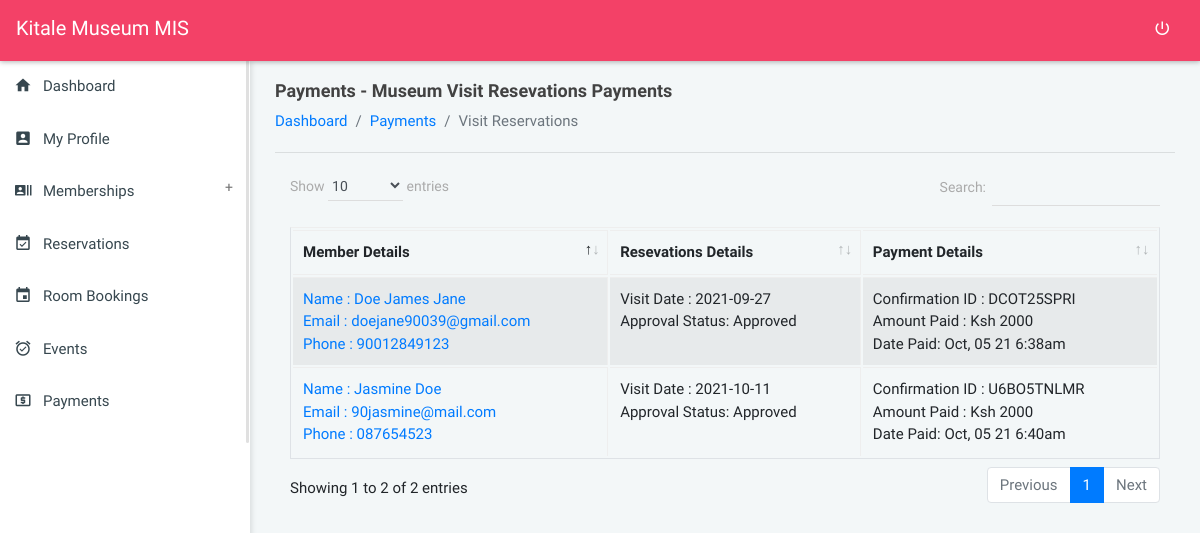
The app's page /modules_payments_resevations.php (signed in) with its own data.
### tables this page shows
CREATE TABLE `settings` (
  `id` int(20) NOT NULL,
  `name` longtext DEFAULT NULL,
  `tagline` longtext DEFAULT NULL,
  `logo` longtext DEFAULT NULL,
  `mailer_host` varchar(200) DEFAULT NULL,
  `mailer_username` varchar(200) DEFAULT NULL,
  `mailer_from_email` varchar(200) DEFAULT NULL,
  `mailer_password` varchar(200) DEFAULT NULL
);

CREATE TABLE `payments` (
  `payment_id` varchar(200) NOT NULL,
  `payment_user_id` varchar(200) NOT NULL,
  `payment_amount` varchar(200) NOT NULL,
  `payment_confirmation_code` varchar(200) NOT NULL,
  `payment_service_paid_id` varchar(200) NOT NULL,
  `payment_created_at` timestamp(6) NOT NULL DEFAULT current_timestamp(6) ON UPDATE current_timestamp(6)
);

CREATE TABLE `users` (
  `user_id` varchar(200) NOT NULL,
  `user_name` varchar(200) DEFAULT NULL,
  `user_phone` varchar(200) DEFAULT NULL,
  `user_idno` varchar(200) DEFAULT NULL,
  `user_email` varchar(200) DEFAULT NULL,
  `user_password` varchar(200) DEFAULT NULL,
  `user_profile_pic` varchar(200) DEFAULT NULL,
  `user_access_level` varchar(200) DEFAULT NULL,
  `user_created_on` varchar(200) DEFAULT NULL
);

CREATE TABLE `reservations` (
  `reservation_id` varchar(200) NOT NULL,
  `reservation_user_id` varchar(200) DEFAULT NULL,
  `reservation_date` varchar(200) DEFAULT NULL,
  `reservation_details` longtext DEFAULT NULL,
  `reservation_payment_status` varchar(200) DEFAULT NULL,
  `reservation_status` varchar(200) NOT NULL DEFAULT 'Pending',
  `reservation_created_at` timestamp(6) NOT NULL DEFAULT current_timestamp(6) ON UPDATE current_timestamp(6)
);

### modules_payments_resevations.php (the view, shortened to what this page needs)
<?php
require_once('config/config.php');
require_once('partials/head.php');
?>
<body class="theme-red">
    <?php require_once('partials/navigation.php'); ?>
    <?php require_once('partials/sidebar.php'); ?>
    <section class="content">
        <div class="container-fluid">
            <div class="block-header">
                <div class="row">
                    <div class="col-lg-12 col-md-6 col-sm-7">
                        <h2>Payments - Museum Visit Resevations Payments</h2>
                        <ul class="breadcrumb">
                            <li class="breadcrumb-item"><a href="dashboard">Dashboard</a></li>
                            <li class="breadcrumb-item"><a href="dashboard">Payments</a></li>
                            <li class="breadcrumb-item active">Visit Reservations</li>
                        </ul>
                    </div>
                </div>
            </div>
            <hr>
            <div class="row clearfix">
                <div class="col-lg-12 col-md-12 col-sm-12">
                    <div class="table-responsive">
                        <table class="table table-bordered table-striped table-hover js-basic-example dataTable">
                            <thead>
                                <tr>
                                    <th>Member Details</th>
                                    <th>Resevations Details</th>
                                    <th>Payment Details</th>
                                </tr>
                            </thead>
                            <tbody>
                                <?php
                                $ret = "SELECT * FROM payments p
                                INNER JOIN reservations r ON p.payment_service_paid_id = r.reservation_id
                                INNER JOIN users u ON u.user_id = p.payment_user_id
                                ";
                                $stmt = $mysqli->prepare($ret);
                                $stmt->execute();
                                $res = $stmt->get_result();
                                while ($payments = $res->fetch_object()) {
                                ?>
                                    <tr>
                                        <td>
                                            <a href="modules_payments_resevation?view=<?php echo $payments->payment_id; ?>&service=<?php echo $payments->payment_service_paid_id; ?>">
                                                Name : <?php echo $payments->user_name; ?> <br>
                                                Email : <?php echo $payments->user_email; ?> <br>
                                                Phone : <?php echo $payments->user_phone; ?> <br>
                                            </a>
                                        </td>
                                        <td>
                                            Visit Date : <?php echo $payments->reservation_date; ?> <br>
                                            Approval Status: <?php echo $payments->reservation_status; ?>
                                        </td>
                                        <td>
                                            Confirmation ID : <?php echo $payments->payment_confirmation_code; ?><br>
                                            Amount Paid : Ksh <?php echo $payments->payment_amount; ?><br>
                                            Date Paid: <?php echo date('M, d y g:ia', strtotime($payments->payment_created_at)); ?>
                                        </td>
                                    </tr>
                                <?php
                                } ?>
                            </tbody>
                        </table>
                    </div>
                </div>
            </div>
        </div>
    </section>
</body>
</html>

### partials/navigation.php (shortened to what this page needs)
<?php
$user_rank = $_SESSION['user_access_level'];
$ret = "SELECT * FROM settings";
$stmt = $mysqli->prepare($ret);
$stmt->execute();
$res = $stmt->get_result();
while ($sys = $res->fetch_object()) {
    if ($user_rank == 'Member') {
?>
        <nav class="navbar">
            <div class="col-12">
                <div class="navbar-header">
                    <a href="javascript:void(0);" class="bars"></a>
                    <a class="navbar-brand" href="home"><?php echo $sys->name; ?> MIS</a>
                </div>
                <ul class="nav navbar-nav navbar-right">
                    <li><a href="logout" class="mega-menu" data-close="true"><i class="zmdi zmdi-power"></i></a></li>
                </ul>
            </div>
        </nav>
    <?php
    } else {
    ?>
        <nav class="navbar">
            <div class="col-12">
                <div class="navbar-header">
                    <a class="navbar-brand" href="dashboard"><?php echo $sys->name; ?> MIS</a>
                </div>
                <ul class="nav navbar-nav navbar-right">
                    <li><a href="logout" class="mega-menu" data-close="true"><i class="zmdi zmdi-power"></i></a></li>
                </ul>
            </div>
        </nav>
<?php
    }
}
?>

### assets/css/all-themes.css (style rules this page uses)
.theme-red .bars, .theme-red .navbar-brand, .theme-red .navbar-brand:hover, .theme-red .navbar-brand:active, .theme-red .navbar-brand:focus, .theme-red .nav > li > a { color: #fff; }
.theme-red .nav > li > a:hover, .theme-red .nav > li > a:focus, .theme-red .nav .open > a, .theme-red .nav .open > a:hover, .theme-red .nav .open > a:focus .theme-red .sidebar .menu .list li.active, { background-color: transparent; }
.theme-purple .nav > li > a:hover, .theme-purple .nav > li > a:focus, .theme-purple .nav .open > a, .theme-purple .nav .open > a:hover, .theme-purple .nav .open > a:focus .theme-purple .sidebar .menu .list li.active, { background-color: transparent; }
.theme-deep-purple .nav > li > a:hover, .theme-deep-purple .nav > li > a:focus, .theme-deep-purple .nav .open > a, .theme-deep-purple .nav .open > a:hover, .theme-deep-purple .nav .open > a:focus .theme-deep-purple .sidebar .menu .list li.active, { background-color: transparent; }
.theme-blue .nav > li > a:hover, .theme-blue .nav > li > a:focus, .theme-blue .nav .open > a, .theme-blue .nav .open > a:hover, .theme-blue .nav .open > a:focus .theme-blue .sidebar .menu .list li.active, { background-color: transparent; }
.theme-cyan .nav > li > a:hover, .theme-cyan .nav > li > a:focus, .theme-cyan .nav .open > a, .theme-cyan .nav .open > a:hover, .theme-cyan .nav .open > a:focus .theme-cyan .sidebar .menu .list li.active, { background-color: transparent; }
.theme-blue-grey .nav > li > a:hover, .theme-blue-grey .nav > li > a:focus, .theme-blue-grey .nav .open > a, .theme-blue-grey .nav .open > a:hover, .theme-blue-grey .nav .open > a:focus .theme-blue-grey .sidebar .menu .list li.active, { background-color: transparent; }
.theme-black .nav > li > a:hover, .theme-black .nav > li > a:focus, .theme-black .nav .open > a, .theme-black .nav .open > a:hover, .theme-black .nav .open > a:focus .theme-black .sidebar .menu .list li.active, { background-color: transparent; }
.theme-green .nav > li > a:hover, .theme-green .nav > li > a:focus, .theme-green .nav .open > a, .theme-green .nav .open > a:hover, .theme-green .nav .open > a:focus .theme-green .sidebar .menu .list li.active, { background-color: transparent; }
.theme-orange .nav > li > a:hover, .theme-orange .nav > li > a:focus, .theme-orange .nav .open > a, .theme-orange .nav .open > a:hover, .theme-orange .nav .open > a:focus .theme-orange .sidebar .menu .list li.active, { background-color: transparent; }
.theme-blush .nav > li > a:hover, .theme-blush .nav > li > a:focus, .theme-blush .nav .open > a, .theme-blush .nav .open > a:hover, .theme-blush .nav .open > a:focus .theme-blush .sidebar .menu .list li.active, { background-color: transparent; }

### records on screen
settings: name "Kitale Museum"
payments: users.user_name "Jasmine Doe", users.user_email "90jasmine@mail.com", users.user_phone "087654523", reservations.reservation_date "2021-10-11", reservations.reservation_status "Approved", payment_confirmation_code "U6BO5TNLMR", payment_amount "2000", payment_created_at "Oct, 05 21 6:40am"
payments: users.user_name "Doe James Jane", users.user_email "doejane90039@gmail.com", users.user_phone "90012849123", reservations.reservation_date "2021-09-27", reservations.reservation_status "Approved", payment_confirmation_code "DCOT25SPRI", payment_amount "2000", payment_created_at "Oct, 05 21 6:38am"
